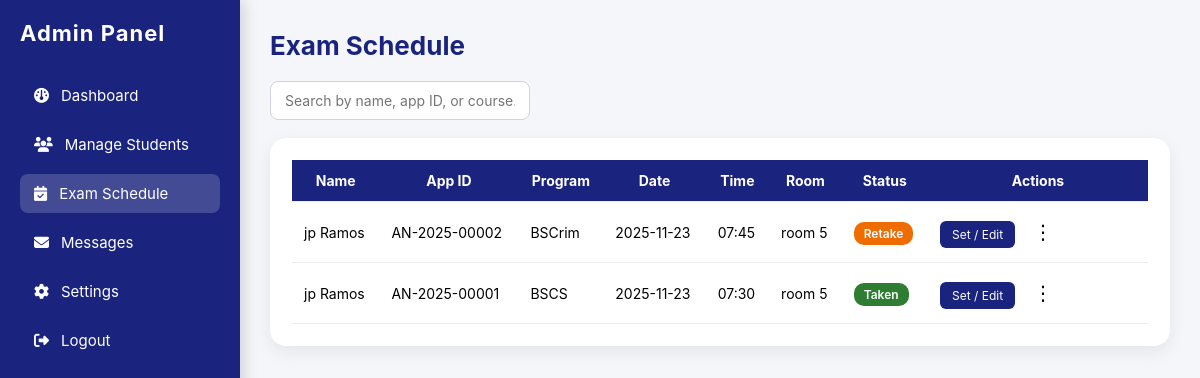
Page /admin/exam-schedule (signed in) on the earlier database version.
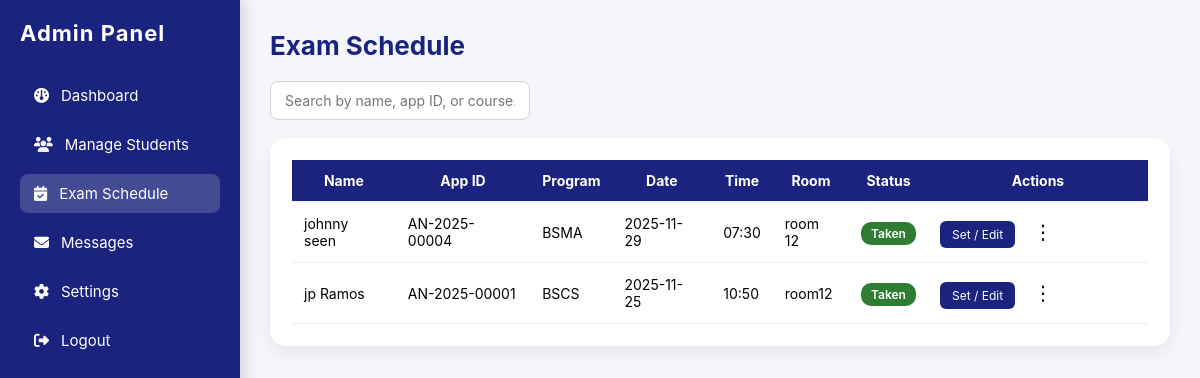
Same page on the later database version.
### tables this page shows
CREATE TABLE application_status (
        id INTEGER PRIMARY KEY AUTOINCREMENT,
        app_id TEXT UNIQUE,
        exam_taken INTEGER DEFAULT 0,   -- 0/1
        approved INTEGER DEFAULT 0,     -- 0/1
        enrolled INTEGER DEFAULT 0,     -- 0/1
        updated_at TEXT
    , rejected INTEGER DEFAULT 0, reject_reason TEXT, exam_status TEXT DEFAULT 'not_set');

CREATE TABLE applicants (
        id INTEGER PRIMARY KEY AUTOINCREMENT,
        app_id TEXT UNIQUE,
        student_id INTEGER,
        first_name TEXT,
        last_name TEXT,
        email TEXT,
        program TEXT,
        created_at TEXT,
        form_json TEXT,
        submitted INTEGER DEFAULT 0,
        FOREIGN KEY(student_id) REFERENCES students(id)
    );

CREATE TABLE exam_schedule (
        id INTEGER PRIMARY KEY AUTOINCREMENT,
        app_id TEXT UNIQUE,
        exam_date TEXT,
        exam_time TEXT,
        exam_room TEXT,
        notes TEXT,
        created_at TEXT
    );

### app.py (the view)
@app.route("/admin/exam-schedule")
@admin_required
def admin_exam_schedule():
    conn = get_conn()
    c = conn.cursor()
    c.execute("""
        SELECT
            a.app_id,
            a.form_json,
            a.program,
            a.submitted,

            es.exam_date,
            es.exam_time,
            es.exam_room,
            es.notes,

            st.exam_taken,
            st.approved,
            st.enrolled,
            st.rejected,
            st.exam_status

        FROM applicants a
        LEFT JOIN exam_schedule es ON es.app_id = a.app_id
        LEFT JOIN application_status st ON st.app_id = a.app_id
        WHERE a.submitted = 1
        ORDER BY a.created_at DESC
    """)
    rows = c.fetchall()
    conn.close()
    schedules = []
    for r in rows:
        form = json.loads(r["form_json"] or "{}")
        if r["exam_taken"] == 1:
            exam_status = "exam_taken"
        elif r["exam_status"] == "retake":
            exam_status = "retake"
        elif r["exam_status"] == "set":
            exam_status = "set"
        else:
            exam_status = "not_set"
        schedules.append({
            "app_id": r["app_id"],
            "firstName": form.get("firstName", ""),
            "lastName": form.get("lastName", ""),
            "program": r["program"] or "N/A",
            "exam_date": r["exam_date"],
            "exam_time": r["exam_time"],
            "exam_room": r["exam_room"],
            "notes": r["notes"],
            "exam_taken": r["exam_taken"],
            "exam_status": exam_status,
        })
    return render_template(
        "admin_exam_schedule.html",
        schedules=schedules,
        active_page="exam_schedule"
    )

### app.py (called while the page is built)
def get_conn():
    conn = sqlite3.connect(DB_FILE)
    conn.row_factory = sqlite3.Row
    return conn

def admin_required(f):
    @wraps(f)
    def wrapper(*args, **kwargs):
        if "admin" not in session:
            return redirect("/admin")  # Redirect to admin login
        return f(*args, **kwargs)
    return wrapper

### templates/admin_exam_schedule.html (shortened to what this page needs)
{% extends "adminbase.html" %}
{% block content %}
<h2 class="page-title">Exam Schedule</h2>
<div class="search-bar">
    <input type="text" id="searchInput" class="search-input"
           placeholder="Search by name, app ID, or course...">
</div>
<div class="table-wrapper">
<table id="scheduleTable">
    <thead>
        <tr>
            <th>Name</th>
            <th>App ID</th>
            <th>Program</th>
            <th>Date</th>
            <th>Time</th>
            <th>Room</th>
            <th>Status</th>
            <th style="width: 220px;">Actions</th>
        </tr>
    </thead>
    <tbody>
        {% for s in schedules %}
        <tr>
            <td>{{ s.firstName }} {{ s.lastName }}</td>
            <td>{{ s.app_id }}</td>
            <td>{{ s.program }}</td>
            <td>{{ s.exam_date or '-' }}</td>
            <td>{{ s.exam_time or '-' }}</td>
            <td>{{ s.exam_room or '-' }}</td>
            <td>
                {% if s.exam_status == "set" %}
                    <span class="badge badge-blue">Set</span>
                {% elif s.exam_status == "exam_taken" %}
                    <span class="badge badge-green">Taken</span>
                {% elif s.exam_status == "retake" %}
                    <span class="badge badge-orange">Retake</span>
                {% else %}
                    <span class="badge badge-gray">Not Set</span>
                {% endif %}
            </td>
            <td>
    <button class="action-btn"
            onclick="openScheduleModal('{{ s.app_id }}',
                                       '{{ s.exam_date }}',
                                       '{{ s.exam_time }}',
                                       '{{ s.exam_room }}',
                                       `{{ s.notes|escape }}`)">
        Set / Edit
    </button>
    <div class="action-menu" style="display:inline-block; position:relative;">
        <button class="menu-btn">⋮</button>
    </div>
</td>
        </tr>
        {% endfor %}
    </tbody>
</table>
</div>
{% endblock %}

Differences in the rows shown:
removed application_status: firstName "jp", lastName "Ramos", app_id "AN-2025-00002", program "BSCrim", exam_date "2025-11-23", exam_time "07:45", exam_room "room 5", exam_status "Retake"
added application_status: firstName "johnny", lastName "seen", app_id "AN-2025-00004", program "BSMA", exam_date "2025-11-29", exam_time "07:30", exam_room "room 12", exam_status "Taken"
changed application_status "BSCS": exam_date "2025-11-23" → "2025-11-25"; exam_time "07:30" → "10:50"; exam_room "room 5" → "room12"
